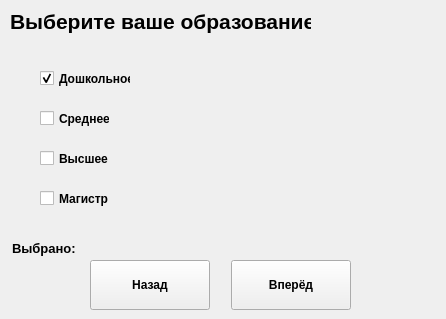
<?xml version="1.0" encoding="UTF-8"?>
<ui version="4.0">
 <class>MainWindow</class>
 <widget class="QMainWindow" name="MainWindow">
  <property name="geometry">
   <rect>
    <x>0</x>
    <y>0</y>
    <width>446</width>
    <height>319</height>
   </rect>
  </property>
  <property name="minimumSize">
   <size>
    <width>446</width>
    <height>319</height>
   </size>
  </property>
  <property name="maximumSize">
   <size>
    <width>446</width>
    <height>319</height>
   </size>
  </property>
  <property name="font">
   <font>
    <weight>75</weight>
    <bold>true</bold>
   </font>
  </property>
  <property name="windowTitle">
   <string>MainWindow</string>
  </property>
  <widget class="QWidget" name="centralwidget">
   <widget class="QLabel" name="label_task">
    <property name="geometry">
     <rect>
      <x>10</x>
      <y>6</y>
      <width>301</width>
      <height>31</height>
     </rect>
    </property>
    <property name="font">
     <font>
      <family>Segoe UI</family>
      <pointsize>16</pointsize>
      <weight>75</weight>
      <bold>true</bold>
     </font>
    </property>
    <property name="text">
     <string>Выберите ваше образование:</string>
    </property>
   </widget>
   <widget class="QLabel" name="label_img">
    <property name="geometry">
     <rect>
      <x>180</x>
      <y>42</y>
      <width>251</width>
      <height>191</height>
     </rect>
    </property>
    <property name="text">
     <string/>
    </property>
   </widget>
   <widget class="QLabel" name="label_selected">
    <property name="geometry">
     <rect>
      <x>12</x>
      <y>240</y>
      <width>271</width>
      <height>16</height>
     </rect>
    </property>
    <property name="font">
     <font>
      <family>Segoe UI</family>
      <pointsize>10</pointsize>
      <weight>75</weight>
      <bold>true</bold>
     </font>
    </property>
    <property name="text">
     <string>Выбрано:</string>
    </property>
   </widget>
   <widget class="QPushButton" name="btn_back">
    <property name="geometry">
     <rect>
      <x>90</x>
      <y>260</y>
      <width>120</width>
      <height>50</height>
     </rect>
    </property>
    <property name="font">
     <font>
      <family>Segoe UI</family>
      <weight>75</weight>
      <bold>true</bold>
     </font>
    </property>
    <property name="text">
     <string>Назад</string>
    </property>
   </widget>
   <widget class="QPushButton" name="btn_next">
    <property name="geometry">
     <rect>
      <x>231</x>
      <y>260</y>
      <width>120</width>
      <height>50</height>
     </rect>
    </property>
    <property name="font">
     <font>
      <family>Segoe UI</family>
      <weight>75</weight>
      <bold>true</bold>
     </font>
    </property>
    <property name="text">
     <string>Вперёд</string>
    </property>
   </widget>
   <widget class="QCheckBox" name="checkBox">
    <property name="geometry">
     <rect>
      <x>40</x>
      <y>70</y>
      <width>91</width>
      <height>17</height>
     </rect>
    </property>
    <property name="text">
     <string>Дошкольное</string>
    </property>
    <property name="checked">
     <bool>true</bool>
    </property>
   </widget>
   <widget class="QCheckBox" name="checkBox_2">
    <property name="geometry">
     <rect>
      <x>40</x>
      <y>110</y>
      <width>70</width>
      <height>17</height>
     </rect>
    </property>
    <property name="text">
     <string>Среднее</string>
    </property>
   </widget>
   <widget class="QCheckBox" name="checkBox_3">
    <property name="geometry">
     <rect>
      <x>40</x>
      <y>150</y>
      <width>70</width>
      <height>17</height>
     </rect>
    </property>
    <property name="text">
     <string>Высшее</string>
    </property>
   </widget>
   <widget class="QCheckBox" name="checkBox_4">
    <property name="geometry">
     <rect>
      <x>40</x>
      <y>190</y>
      <width>91</width>
      <height>17</height>
     </rect>
    </property>
    <property name="text">
     <string>Магистр</string>
    </property>
   </widget>
  </widget>
 </widget>
 <resources/>
 <connections/>
</ui>
